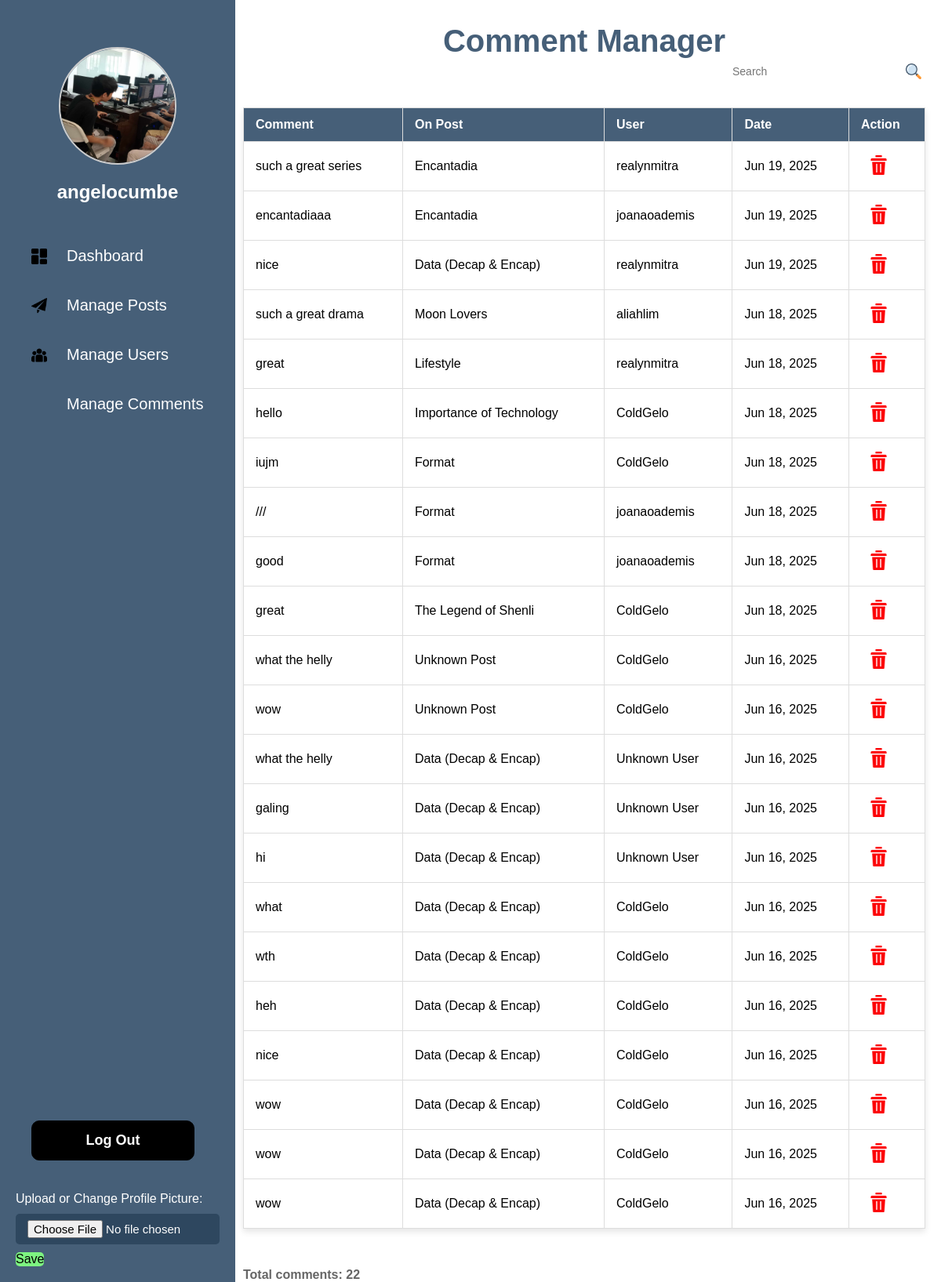
/Admin/comments.php (signed in), run on the app's committed database.
### tables this page shows
CREATE TABLE `users` (
  `id` int(11) NOT NULL,
  `username` varchar(30) NOT NULL,
  `pass` varchar(255) NOT NULL,
  `email` varchar(100) NOT NULL,
  `created_at` datetime NOT NULL DEFAULT curtime(),
  `role` varchar(50) DEFAULT NULL,
  `display_name` varchar(100) DEFAULT NULL,
  `gender` enum('male','female','not-specified') DEFAULT NULL,
  `bio` text DEFAULT NULL,
  `profile_picture` varchar(255) DEFAULT NULL
);

CREATE TABLE `comments` (
  `id` int(11) NOT NULL,
  `username` varchar(30) NOT NULL,
  `comment_text` text NOT NULL,
  `created_at` datetime NOT NULL DEFAULT curtime(),
  `users_id` int(11) DEFAULT NULL,
  `post_id` int(11) DEFAULT NULL,
  `parent_id` int(11) DEFAULT NULL
);

CREATE TABLE `post` (
  `id` int(11) NOT NULL,
  `username` varchar(30) NOT NULL,
  `title` varchar(100) NOT NULL,
  `content` text NOT NULL,
  `image` varchar(255) DEFAULT NULL,
  `created_at` datetime NOT NULL DEFAULT curtime(),
  `users_id` int(11) DEFAULT NULL,
  `updated_at` datetime DEFAULT current_timestamp() ON UPDATE current_timestamp()
);

### db.php (called while the page is built, shortened)
<?php
require('db.connect.php');
function executeQuery($sql, $data){
    global $conn;
    $stmt = $conn->prepare($sql);
    if (count($data) > 0) {
        $values = array_values($data);
        $types = str_repeat('s', count($values));
        $stmt->bind_param($types, ...$values);
    }
    $stmt->execute();
    return $stmt;
}
function selectOne($table, $conditions = []){
    $sql = "SELECT * FROM $table";
    $i = 0;
    foreach ($conditions as $key => $value){
        if ($i === 0){
            $sql = $sql . " WHERE $key = ?";
        } else {
            $sql = $sql . " AND $key = ?";
        }
        $i++;
    }
    $sql = $sql . " LIMIT 1";
    $stmt = executeQuery($sql, $conditions);
    $records = $stmt->get_result()->fetch_all(MYSQLI_ASSOC);
    return !empty($records) ? $records[0] : [];
}
function assignDate($date) {
    return date('M j, Y', strtotime($date));
}
function shortText($text, $length = 150) {
    $text = trim(strip_tags(htmlspecialchars_decode($text)));
    return strlen($text) > $length ? substr($text, 0, $length) . '...' : $text;
}
?>

### Admin/comments.php (the view, shortened to what this page needs)
<?php
include ('../db.connect.php');
include ('../db.php');
function comments() {
    global $conn;
    $sql = "SELECT
                c.id as comment_id,
                c.comment_text,
                c.created_at,
                c.users_id,
                u.username,
                p.title as post_title
            FROM comments c
            LEFT JOIN users u ON c.users_id = u.id
            LEFT JOIN post p ON c.post_id = p.id
            ORDER BY c.created_at DESC";
    $stmt = $conn->prepare($sql);
    $stmt->execute();
    $result = $stmt->get_result();
    return $result->fetch_all(MYSQLI_ASSOC);
}
$comments = comments();
?>
<!DOCTYPE html>
<html lang="en">
<head>
    <link rel="stylesheet" href="comments.css">
</head>
<body>
    <?php include("header.php") ?>
    <div class="container">
        <h1>Comment Manager</h1>
        <div class="s-main">
            <img class="s-image" src="image/search.png" alt="">
            <input class="s-box" type="text" placeholder="Search">
        </div>
        <div class="table">
            <table class="comment-mgt">
                <tr>
                    <th>Comment</th>
                    <th>On Post</th>
                    <th>User</th>
                    <th>Date</th>
                    <th>Action</th>
                </tr>
                <?php if (empty($comments)): ?>
                    <tr>
                        <td colspan="5" class="no-comments">
                            No comments found in the database.
                        </td>
                    </tr>
                <?php else: ?>
                    <?php foreach ($comments as $comment): ?>
                        <tr>
                            <td class="comment-text">
                                <?php echo htmlspecialchars(shortText($comment['comment_text'])); ?>
                            </td>
                            <td class="post-title">
                                <?php echo htmlspecialchars($comment['post_title'] ?? 'Unknown Post'); ?>
                            </td>
                            <td>
                                <?php echo htmlspecialchars($comment['username'] ?? 'Unknown User'); ?>
                            </td>
                            <td>
                                <?php echo htmlspecialchars(assignDate($comment['created_at'])); ?>
                            </td>
                            <td>
                                <form method="POST" class="delete-form"
                                      onsubmit="return confirm('Are you sure you want to delete this comment?');">
                                    <button type="submit" name="delete" class="delete">
                                        <img src="image/delete.png" alt="Delete">
                                    </button>
                                </form>
                            </td>
                        </tr>
                    <?php endforeach; ?>
                <?php endif; ?>
            </table>
        </div>
        <?php if (!empty($comments)): ?>
            <p class="total-users">
                Total comments: <?php echo count($comments); ?>
            </p>
        <?php endif; ?>
    </div>
</body>
</html>

### Admin/header.php (shortened to what this page needs)
<?php
require_once ('../db.connect.php');
require_once ('../db.php');
$profile_pic_path = 'image/profile.png';
$display_name = '';
if (isset($_SESSION['user_id'])) {
        $user = selectOne('users', ['id' => $_SESSION['user_id']]);
        if ($user && !empty($user['profile_picture'])) {
            $profile_pic_path = '../profiles/' . $user['profile_picture'];
        }
        $display_name = $user['display_name'] ?? $user['username'] ?? '';
}
?>
<!DOCTYPE html>
<html lang="en">
<head>
    <link rel="stylesheet" href="header.css">
</head>
<body>
    <nav>
        <img class="image-display"
             src="<?= htmlspecialchars($profile_pic_path) ?>?v=<?= time() ?>"
             alt="Profile Picture"
             title="<?= htmlspecialchars($display_name) ?>"
             onerror="this.src='image/profile.png'">
        <h2 class="name"><?= htmlspecialchars($display_name ?: 'Guest') ?></h2>
        <ul class="links">
            <li><img src="image/dashboard.png" alt=""><a href="dashboard.php">Dashboard</a></li>
            <li><img src="image/paper-plane.png" alt=""><a href="posts.php">Manage Posts</a></li>
            <li><img src="image/group.png" alt=""><a href="users.php">Manage Users</a></li>
            <li><img src="image/chat.png" alt=""><a href="comments.php">Manage Comments</a></li>
        </ul>
        <button class="btn" onclick="window.location.href='logout.php'">
            <b>Log Out</b>
        </button>
        <form method="POST" enctype="multipart/form-data">
            <div class="profile">
                <label class="up">Upload or Change Profile Picture:</label>
                <input type="file" class="upload" name="profile-picture" accept="image/*" >
            </div>
            <div class="dub">
                <button type="submit" class="save">Save</button>
            </div>
        </form>
    </nav>
</body>
</html>

### Admin/comments.css (style rules this page uses)
.container { margin-left: 290px; background: white; padding: 0 20px; }
h1 { text-align: center; width: 100%; font-size: 40px; color: #465F78; padding-top: 30px; }
.s-main { position: relative; display: flex; justify-content: flex-end; align-items: center; }
.s-image { width: 25px; position: absolute; padding-right: 5px; color: #666; }
.s-box { width: 30%; padding: 8px 15px 8px 15px; border-radius: 10px; border: none; font-size: 14px; }
.comment-mgt { margin-top: 30px; width: 100%; min-width: 400px; text-align: left; border-collapse: collapse; background-color: white; box-shadow: 0 4px 8px rgba(0, 0, 0, 0.1); border: 1px solid #ddd; }
.comment-mgt, th, td { padding: 12px 15px; border: 1px solid #ddd; }
.comment-mgt th { background-color: #465F78; color: white; }
.comment-mgt button { padding: 5px 10px; border: none; cursor: pointer; background-color: #fff; }
.comment-mgt img { width: 25px; }
.total-users { margin-top: 50px; color: #666; font-weight: bold; }

### Admin/header.css (style rules this page uses)
* { margin: 0; padding: 0; box-sizing: border-box; font-family: 'Poppins', sans-serif; }
body { position: relative; overflow-x: hidden; }
nav { position: fixed; background: #465F78; width: 300px; height: 100%; display: flex; padding: 20px; flex-direction: column; transition: transform 0.3s ease; z-index: 100; }
h2 { color: #ffffff; margin-bottom: -30px; margin-top: 5px; }
.image-display { align-items: center; margin: 40px auto 0; width: 150px; height: 150px; border-radius: 50%; object-fit: cover; border: 2px solid #ccc; display: block; }
nav .name { height: 60px; margin-bottom: 10px; display: flex; align-items: center; justify-content: center; }
nav li { margin-top: 30px; display: flex; align-items: center; margin-bottom: 40px; padding-left: 20px; text-decoration: none; color: #fff; font-size: 24px; }
nav li a { text-decoration: none; display: block; color: #fff; font-size: 20px; }
nav li img { margin-right: 25px; vertical-align: middle; width: 20px; }
nav .btn { background-color: black; color: white; font-weight: bolder; border: 1px solid black; padding: 14px 16px; width: 80%; border-radius: 10px; font-size: 18px; cursor: pointer; margin-top: auto; margin-left: 20px; margin-bottom: 40px; }
.upload { color: white; }
.profile input { margin-top: 10px; margin-bottom: 10px; }
.dub button { background-color: none; margin: 0; padding: 0; font-size: 16px; }
.save { background-color: #7df381; color: black; border: none; border-radius: 5px; cursor: pointer; transition: background-color 0.3s ease; }
.up { color: white; }
.upload { display: inline-block; background-color: #233e54b0; color: white; padding: 8px 15px; border-radius: 5px; cursor: pointer; font-size: 15px; margin-bottom: 10px; width: 100%; }

### data on the page
users: profile_picture (picture), username "angelocumbe"
comments: comment_text "such a great series", post.title "Encantadia", users.username "realynmitra", created_at "Jun 19, 2025"
comments: comment_text "encantadiaaa", post.title "Encantadia", users.username "joanaoademis", created_at "Jun 19, 2025"
comments: comment_text "nice", post.title "Data (Decap & Encap)", users.username "realynmitra", created_at "Jun 19, 2025"
comments: comment_text "such a great drama", post.title "Moon Lovers", users.username "aliahlim", created_at "Jun 18, 2025"
comments: comment_text "great", post.title "Lifestyle", users.username "realynmitra", created_at "Jun 18, 2025"
comments: comment_text "hello", post.title "Importance of Technology", users.username "ColdGelo", created_at "Jun 18, 2025"
comments: comment_text "iujm", post.title "Format", users.username "ColdGelo", created_at "Jun 18, 2025"
comments: comment_text "///", post.title "Format", users.username "joanaoademis", created_at "Jun 18, 2025"
comments: comment_text "good", post.title "Format", users.username "joanaoademis", created_at "Jun 18, 2025"
comments: comment_text "great", post.title "The Legend of Shenli", users.username "ColdGelo", created_at "Jun 18, 2025"
comments: comment_text "what the helly", post_title "Unknown Post", users.username "ColdGelo", created_at "Jun 16, 2025"
comments: comment_text "wow", post_title "Unknown Post", users.username "ColdGelo", created_at "Jun 16, 2025"
comments: comment_text "what the helly", post.title "Data (Decap & Encap)", username "Unknown User", created_at "Jun 16, 2025"
comments: comment_text "galing", post.title "Data (Decap & Encap)", username "Unknown User", created_at "Jun 16, 2025"
comments: comment_text "hi", post.title "Data (Decap & Encap)", username "Unknown User", created_at "Jun 16, 2025"
comments: comment_text "what", post.title "Data (Decap & Encap)", users.username "ColdGelo", created_at "Jun 16, 2025"
comments: comment_text "wth", post.title "Data (Decap & Encap)", users.username "ColdGelo", created_at "Jun 16, 2025"
comments: comment_text "heh", post.title "Data (Decap & Encap)", users.username "ColdGelo", created_at "Jun 16, 2025"
comments: comment_text "nice", post.title "Data (Decap & Encap)", users.username "ColdGelo", created_at "Jun 16, 2025"
comments: comment_text "wow", post.title "Data (Decap & Encap)", users.username "ColdGelo", created_at "Jun 16, 2025"
comments: comment_text "wow", post.title "Data (Decap & Encap)", users.username "ColdGelo", created_at "Jun 16, 2025"
comments: comment_text "wow", post.title "Data (Decap & Encap)", users.username "ColdGelo", created_at "Jun 16, 2025"

### other printed values
count($comments) "22"
